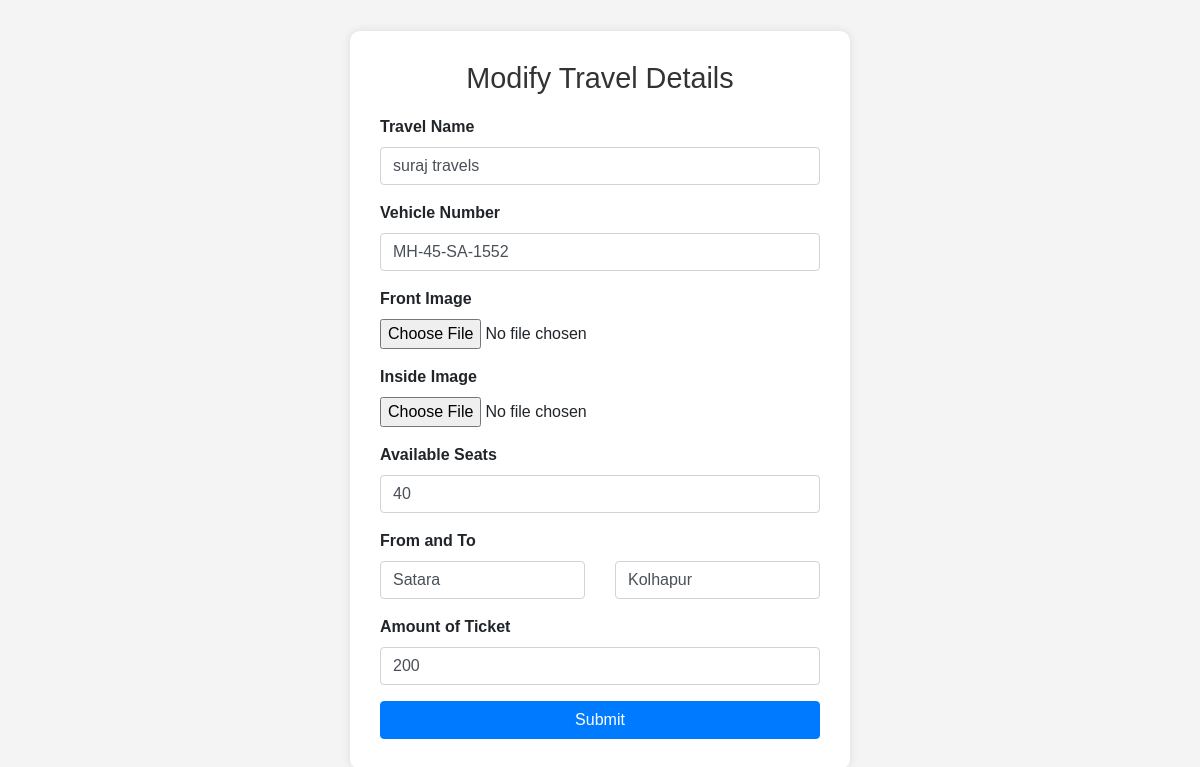
The app's page /modify/1 with its own data.
### tables this page shows
CREATE TABLE travels_info (
         id INTEGER PRIMARY KEY AUTOINCREMENT,
        "Travels Name" TEXT,
        "Vehicle Number" TEXT,
        "Front Image" TEXT,
        "Inside Image" TEXT,
        "Available_Scats" INTEGER,
        From_Location TEXT,
        To_Location TEXT,
        Amount INTEGER
    );

### app.py (the view)
@app.route("/modify/<int:travel_id>")
def modify(travel_id):
    with sqlite3.connect("passenger.db") as con:
        cur = con.cursor()
        cur.execute("SELECT * FROM travels_info WHERE id=?", (travel_id,))
        data = cur.fetchall()
    return render_template("travels_modify_page.html", data=data)

### templates/travels_modify_page.html (shortened to what this page needs)
<!DOCTYPE html>
<html lang="en">
<head>
  <link href="https://stackpath.bootstrapcdn.com/bootstrap/4.5.2/css/bootstrap.min.css" rel="stylesheet">
</head>
<body>
<div class="container">
  <h2>Modify Travel Details</h2>
  {% for i in data %}
  <form action="/update_travel_details?id={{ i[0] }}" method="post" enctype="multipart/form-data">
    <div class="form-group">
      <label for="travelsName">Travel Name</label>
      <input type="text" class="form-control" id="travelsName" name="Travels_name" value="{{ i[1] }}">
    </div>
    <div class="form-group">
      <label for="vehicleNumber">Vehicle Number</label>
      <input type="text" class="form-control" id="vehicleNumber" name="Vehicle_Number" value="{{ i[2] }}">
    </div>
    <div class="form-group">
      <label for="frontImage">Front Image</label>
      <input type="file" class="form-control-file" id="frontImage" name="Front_Image">
    </div>
    <div class="form-group">
      <label for="insideImage">Inside Image</label>
      <input type="file" class="form-control-file" id="insideImage" name="Inside_Image">
    </div>
    <div class="form-group">
      <label for="availableSeats">Available Seats</label>
      <input type="number" class="form-control" id="availableSeats" name="Available_Seats" value="{{ i[5] }}">
    </div>
    <div class="form-group">
      <label>From and To</label>
      <div class="row">
        <div class="col">
          <input type="text" class="form-control" name="From" value="{{ i[6] }}">
        </div>
        <div class="col">
          <input type="text" class="form-control" name="To" value="{{ i[7] }}">
        </div>
      </div>
    </div>
    <div class="form-group">
      <label for="amount">Amount of Ticket</label>
      <input type="number" class="form-control" id="amount" name="Amount" value="{{ i[8] }}">
    </div>
    <button type="submit" class="btn btn-primary">Submit</button>
  </form>
  {% endfor %}
</div>
</body>
</html>

### templates/travels_modify_page.html (style rules this page uses)
body { background-color: #f4f4f4; font-family: 'Arial', sans-serif; display: flex; justify-content: center; align-items: center; height: 100vh; margin: 0; }
.container { background-color: #ffffff; border-radius: 10px; padding: 30px; box-shadow: 0px 0px 10px rgba(0, 0, 0, 0.1); width: 100%; max-width: 500px; }
h2 { font-size: 1.8rem; color: #333; text-align: center; margin-bottom: 20px; }
.form-group label { font-weight: bold; }
.btn-primary { width: 100%; }

### records on screen
travels_info: Travels_name "suraj travels", Vehicle_Number "MH-45-SA-1552", Available_Seats "40", From "Satara", To "Kolhapur", Amount "200"
